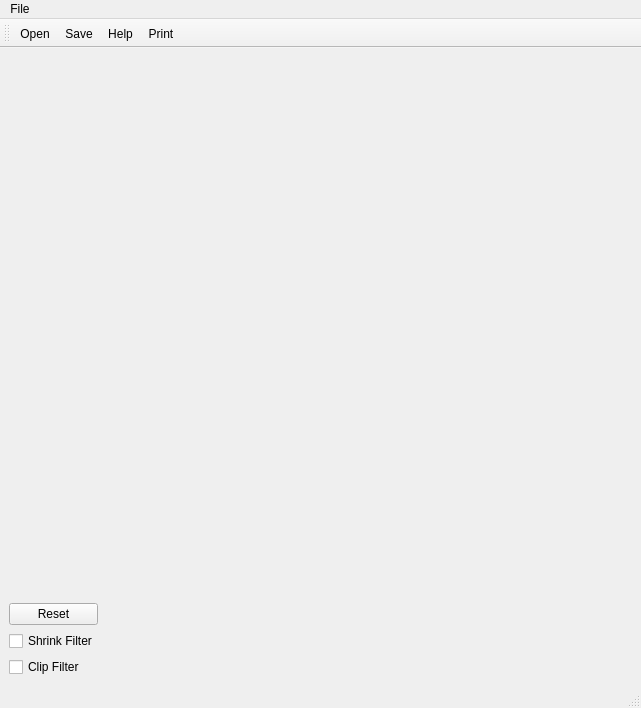
<?xml version="1.0" encoding="UTF-8"?>
<ui version="4.0">
 <class>MainWindow</class>
 <widget class="QMainWindow" name="MainWindow">
  <property name="geometry">
   <rect>
    <x>0</x>
    <y>0</y>
    <width>641</width>
    <height>708</height>
   </rect>
  </property>
  <property name="windowTitle">
   <string>MainWindow</string>
  </property>
  <widget class="QWidget" name="centralwidget">
   <layout class="QVBoxLayout" name="verticalLayout_3">
    <item>
     <layout class="QVBoxLayout" name="verticalLayout">
      <item>
       <widget class="QVTKOpenGLWidget" name="qvtkWidget" native="true">
        <property name="minimumSize">
         <size>
          <width>600</width>
          <height>400</height>
         </size>
        </property>
       </widget>
      </item>
     </layout>
    </item>
    <item>
     <layout class="QHBoxLayout" name="horizontalLayout">
      <item>
       <layout class="QVBoxLayout" name="verticalLayout_2">
        <item>
         <widget class="QPushButton" name="ResetCamera">
          <property name="text">
           <string>Reset</string>
          </property>
         </widget>
        </item>
        <item>
         <widget class="QCheckBox" name="shrinkfilter">
          <property name="text">
           <string>Shrink Filter</string>
          </property>
         </widget>
        </item>
        <item>
         <widget class="QCheckBox" name="clipfilter">
          <property name="text">
           <string>Clip Filter</string>
          </property>
         </widget>
        </item>
       </layout>
      </item>
      <item>
       <spacer name="horizontalSpacer">
        <property name="orientation">
         <enum>Qt::Horizontal</enum>
        </property>
        <property name="sizeHint" stdset="0">
         <size>
          <width>40</width>
          <height>20</height>
         </size>
        </property>
       </spacer>
      </item>
     </layout>
    </item>
   </layout>
  </widget>
  <widget class="QMenuBar" name="menubar">
   <property name="geometry">
    <rect>
     <x>0</x>
     <y>0</y>
     <width>641</width>
     <height>21</height>
    </rect>
   </property>
   <widget class="QMenu" name="menuFile">
    <property name="title">
     <string>File</string>
    </property>
    <addaction name="actionFileOpen"/>
    <addaction name="actionFileSave"/>
   </widget>
   <addaction name="menuFile"/>
  </widget>
  <widget class="QStatusBar" name="statusbar"/>
  <widget class="QToolBar" name="toolBar">
   <property name="windowTitle">
    <string>toolBar</string>
   </property>
   <attribute name="toolBarArea">
    <enum>TopToolBarArea</enum>
   </attribute>
   <attribute name="toolBarBreak">
    <bool>false</bool>
   </attribute>
   <addaction name="actionFileOpen"/>
   <addaction name="actionFileSave"/>
   <addaction name="actionHelp"/>
   <addaction name="actionPrint"/>
  </widget>
  <action name="actionFileOpen">
   <property name="icon">
    <iconset resource="Icons/icons.qrc">
     <normaloff>:/Icons/fileopen.png</normaloff>:/Icons/fileopen.png</iconset>
   </property>
   <property name="text">
    <string>Open</string>
   </property>
  </action>
  <action name="actionFileSave">
   <property name="icon">
    <iconset resource="Icons/icons.qrc">
     <normaloff>:/Icons/filesave.png</normaloff>:/Icons/filesave.png</iconset>
   </property>
   <property name="text">
    <string>Save</string>
   </property>
  </action>
  <action name="actionHelp">
   <property name="icon">
    <iconset resource="Icons/icons.qrc">
     <normaloff>:/Icons/help.png</normaloff>:/Icons/help.png</iconset>
   </property>
   <property name="text">
    <string>Help</string>
   </property>
  </action>
  <action name="actionPrint">
   <property name="icon">
    <iconset resource="Icons/icons.qrc">
     <normaloff>:/Icons/print.png</normaloff>:/Icons/print.png</iconset>
   </property>
   <property name="text">
    <string>Print</string>
   </property>
  </action>
 </widget>
 <customwidgets>
  <customwidget>
   <class>QVTKOpenGLWidget</class>
   <extends>QWidget</extends>
   <header>QVTKOpenGLWidget.h</header>
  </customwidget>
 </customwidgets>
 <resources>
  <include location="Icons/icons.qrc"/>
 </resources>
 <connections/>
</ui>
